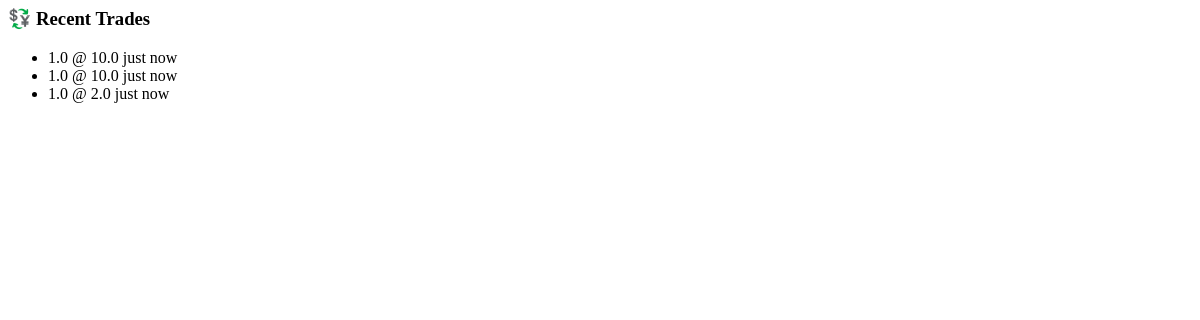
/ui/trades, run on an earlier commit of the app's database.
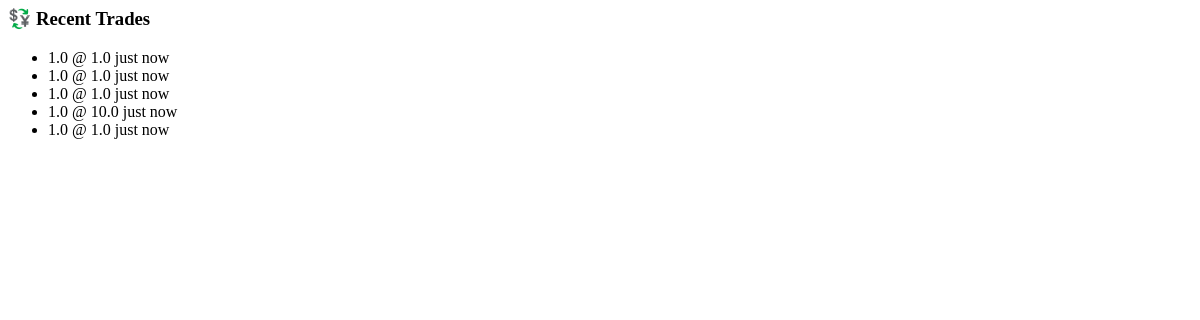
And on a later commit of the database.
### app/models.py (models this page shows)
class TradeProjection(Base):
    __tablename__ = "trades"
    id = Column(Integer, primary_key=True)
    buy_order_id = Column(Integer, nullable=False)
    sell_order_id = Column(Integer, nullable=False)
    price = Column(Float, nullable=False)
    quantity = Column(Float, nullable=False)
    side = Column(SqlEnum(OrderSide), nullable=False)
    timestamp = Column(DateTime(timezone=True), server_default=func.now())

### app/ui/views.py (the view)
@ui_router.get("/ui/trades", response_class=HTMLResponse)
async def ui_trades(request: Request, db=Depends(get_db)):
    trades = await get_recent_trades(db)
    trades_data = [
        {
            "side": "buy" if t.buy_order_id < t.sell_order_id else "sell",  # or use actual field if you store side
            "price": t.price,
            "quantity": t.quantity,
            "time": "just now",  # You can add timestamp formatting if needed
        }
        for t in trades
    ]
    return templates.TemplateResponse("trades_partial.html", {"request": request, "trades": trades_data})

### app/templates/trades_partial.html (shortened to what this page needs)
<div
    id="trades"
    hx-get="/ui/trades"
    hx-trigger="sse:trade"
    hx-swap="outerHTML"
    class="sse-reactive max-w-md mx-auto mt-8 bg-white shadow rounded border border-gray-200"
    hx-vals="js:{ ts: Date.now() }"
>
    <h3 class="text-lg font-semibold text-center py-3 border-b text-gray-700">
        💱 Recent Trades
    </h3>
    <ul class="max-h-64 overflow-y-auto px-4 py-2 space-y-1">
        {% for trade in trades %}
        <li
            id="trade-{{ trade.buy_order_id }}-{{ trade.sell_order_id }}"
            class="flex justify-between text-sm px-2 py-1 rounded {% if trade.side == 'buy' %}bg-green-50 text-green-800 {% else %}bg-red-50 text-red-800{% endif %}"
        >
            <span>{{ trade.quantity }} @ {{ trade.price }}</span>
            <span class="text-gray-400 text-xs">{{ trade.time }}</span>
        </li>
        {% endfor %}
    </ul>
</div>

What changed in the data, as far as the page shows it:
added TradeProjection: quantity "1.0", price "1.0", time "just now"
added TradeProjection: quantity "1.0", price "1.0", time "just now"
changed TradeProjection (number 3 of 5 on the later page): price "10.0" → "1.0"
changed TradeProjection (number 5 of 5 on the later page): price "2.0" → "1.0"
